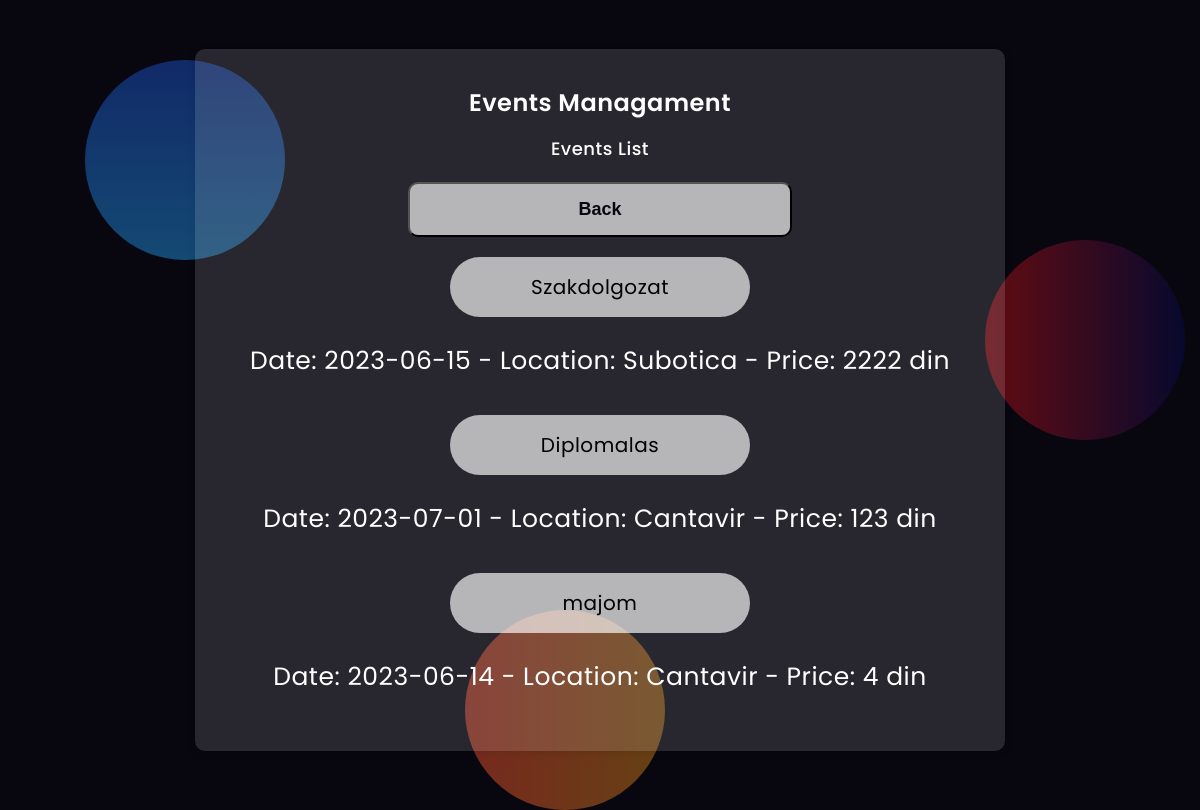
Page /changeevent2.php (signed in) on the committed database.
### tables this page shows
CREATE TABLE `events` (
  `event_id` int(11) NOT NULL,
  `event_name` varchar(255) NOT NULL,
  `event_date` date NOT NULL,
  `event_location` varchar(255) NOT NULL,
  `event_price` int(11) NOT NULL,
  `user_id` int(11) NOT NULL
);

### changeevent2.php (the view, shortened to what this page needs)
<!DOCTYPE html>
<html>
<head>
	<link rel="stylesheet" type="text/css" href="CSS/changeevent2.css">
    <link rel="stylesheet" href="https://cdnjs.cloudflare.com/ajax/libs/font-awesome/5.15.4/css/all.min.css">
</head>
<body>
<main >
<div class="background">
    <div class="shape"></div>
    <div class="shape"></div>
    <div class="shape"></div>
</div>
	<div class="eventdiv">
            <h1>Events Managament</h1>
            <h2>Events List</h2>
        <div class="head">
            <button class="button" type="button" onclick="openUserEventsSite()">Back</button>
        </div>
    <?php
	include ("db_config.php");
    $user_id = $_SESSION['user_id'];
	$sql = "SELECT * FROM events WHERE user_id = $user_id";
	$result = $connection->query($sql);
	if ($result->num_rows > 0) {
		while ($row = $result->fetch_assoc()) {
			$event_id=$row['event_id'];
			echo "<a href='changeevent.php?event_id=" . $event_id . "'>" . $row["event_name"] . "</a>";
    		echo "<div class='events'>" . "Date: " . $row["event_date"] . " - Location: " . $row["event_location"] . " - Price: " . $row["event_price"] . " din</div>";
		}
	} else {
		echo "<div class='events'>There are no events.</div>";
	}
	?>
</div>
</main>
</body>
</html>

### CSS/changeevent2.css (style rules this page uses)
body { position: absolute; top: 0; left: 0; height: 100vh; width: 100%; background-color: #080710; font-family: 'Poppins',sans-serif; color: #ffffff; letter-spacing: 0.5px; outline: none; border: none; margin: 0; padding: 0; }
main { display: flex; justify-content: center; align-items: center; height: 100vh; font-family: 'Poppins', sans-serif; }
.eventdiv { background-color: rgba(255,255,255,0.13); padding: 20px; border-radius: 10px; box-shadow: 0 2px 10px rgba(0, 0, 0, 0.1); text-align: center; }
.eventdiv h1 { font-weight: 600; font-size: 24px; margin-bottom: 10px; }
.eventdiv h2 { font-weight: 500; font-size: 18px; margin-bottom: 20px; }
.head { display: flex; justify-content: flex-start; margin-bottom: 20px; }
.button { width: 50%; background-color: #ffffffa8; color: #080710; padding: 15px 0; font-size: 18px; font-weight: 600; border-radius: 5px; cursor: pointer; border-radius: 10px; display: block; margin: 0 auto; }
.events { font-family: 'Poppins',sans-serif; color: #ffffff; letter-spacing: 0.5px; outline: none; border: none; margin-bottom: 10px; font-size: 25px; padding: 25px 35px; }
a { font-family: 'Poppins',sans-serif; width: 300px; background-color: #ffffffa8; text-decoration: none; color: #000; padding: 15px 0; font-size: 20px; cursor: pointer; border-radius: 100px; display: block; margin: 0 auto; }
.background { width: 430px; height: 520px; position: absolute; transform: translate(-50%,-50%); left: 50%; top: 50%; z-index: -1; }
.background .shape { height: 200px; width: 200px; position: absolute; border-radius: 50%; }
.shape { position: absolute; width: 200px; height: 200px; }
.shape:nth-child(1) { background: linear-gradient(#1845ad8e, #23a2f66e); left: -300px; top: -80px; }
.shape:nth-child(2) { background: linear-gradient(to right, #ff522f73, #f0961967); right: 150px; bottom: -150px; }
.shape:nth-child(3) { background: linear-gradient(to left, #070A5273, #D2131273); left: 600px; top: 100px; }

### rows in the picture
events: event_name "Szakdolgozat", event_date "2023-06-15", event_location "Subotica", event_price "2222"
events: event_name "Diplomalas", event_date "2023-07-01", event_location "Cantavir", event_price "123"
events: event_name "majom", event_date "2023-06-14", event_location "Cantavir", event_price "4"
